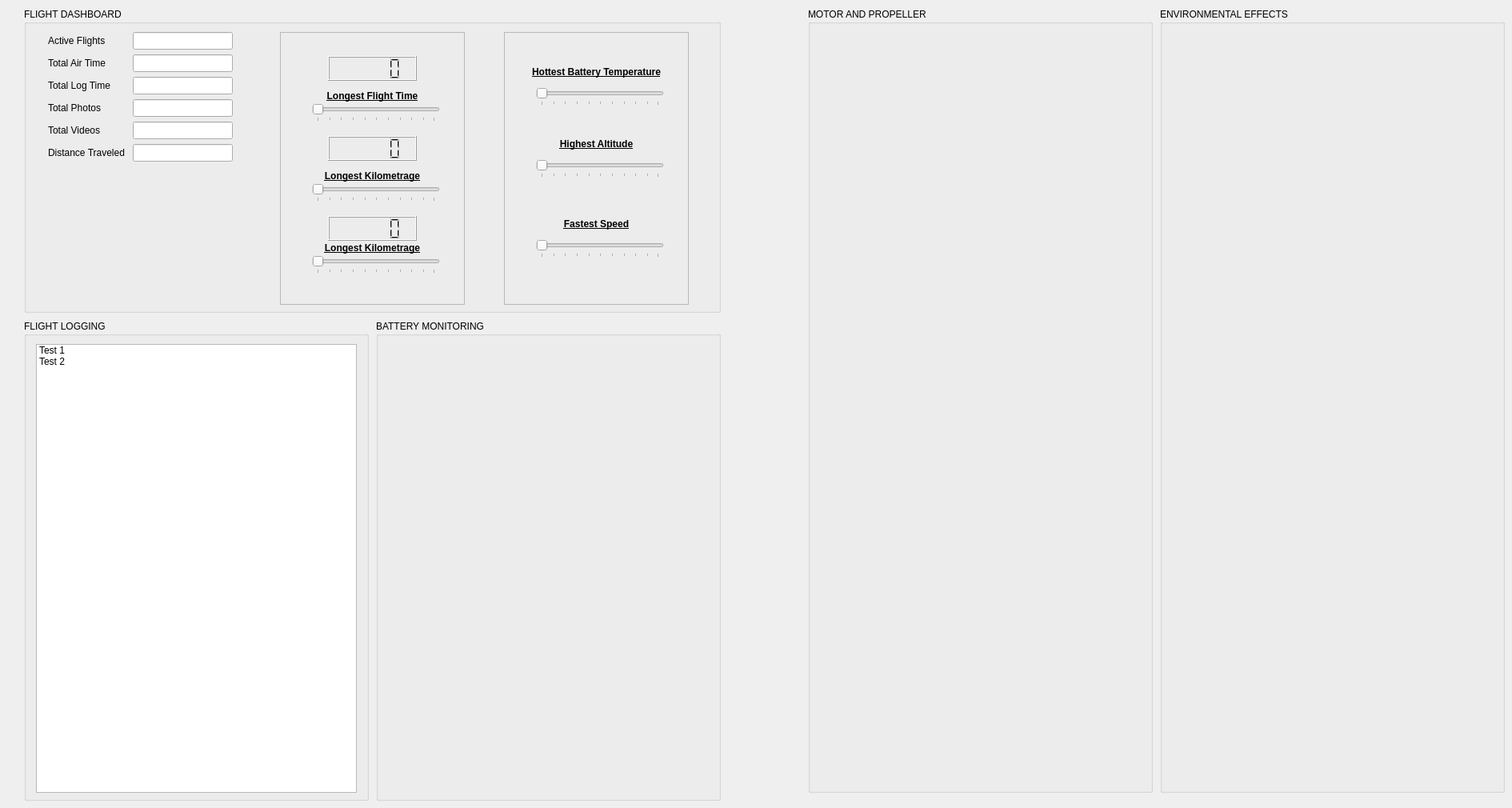
    <widget class="QWidget" name="tab_2">
     <attribute name="title">
      <string>MAINTENANCE REPORTING</string>
     </attribute>
     <widget class="QGroupBox" name="groupBox_3">
      <property name="geometry">
       <rect>
        <x>30</x>
        <y>10</y>
        <width>871</width>
        <height>381</height>
       </rect>
      </property>
      <property name="title">
       <string>FLIGHT DASHBOARD</string>
      </property>
      <widget class="QWidget" name="formLayoutWidget_7">
       <property name="geometry">
        <rect>
         <x>30</x>
         <y>30</y>
         <width>231</width>
         <height>341</height>
        </rect>
       </property>
       <layout class="QFormLayout" name="formLayout_7">
        <item row="0" column="0">
         <widget class="QLabel" name="activeFlightsLabel">
          <property name="text">
           <string>Active Flights</string>
          </property>
         </widget>
        </item>
        <item row="0" column="1">
         <widget class="QLineEdit" name="activeFlightsLineEdit"/>
        </item>
        <item row="1" column="0">
         <widget class="QLabel" name="totalAirTimeLabel">
          <property name="text">
           <string>Total Air Time</string>
          </property>
         </widget>
        </item>
        <item row="1" column="1">
         <widget class="QLineEdit" name="totalAirTimeLineEdit"/>
        </item>
        <item row="2" column="0">
         <widget class="QLabel" name="totalLogTimeLabel">
          <property name="text">
           <string>Total Log Time</string>
          </property>
         </widget>
        </item>
        <item row="2" column="1">
         <widget class="QLineEdit" name="totalLogTimeLineEdit"/>
        </item>
        <item row="3" column="0">
         <widget class="QLabel" name="totalPhotosLabel">
          <property name="text">
           <string>Total Photos</string>
          </property>
         </widget>
        </item>
        <item row="3" column="1">
         <widget class="QLineEdit" name="totalPhotosLineEdit"/>
        </item>
        <item row="4" column="0">
         <widget class="QLabel" name="totalVideosLabel">
          <property name="text">
           <string>Total Videos</string>
          </property>
         </widget>
        </item>
        <item row="4" column="1">
         <widget class="QLineEdit" name="totalVideosLineEdit"/>
        </item>
        <item row="5" column="0">
         <widget class="QLabel" name="totalDistanceTraveledLabel">
          <property name="text">
           <string>Distance Traveled </string>
          </property>
         </widget>
        </item>
        <item row="5" column="1">
         <widget class="QLineEdit" name="totalDistanceTraveledLineEdit"/>
        </item>
       </layout>
      </widget>
      <widget class="QFrame" name="frame_5">
       <property name="geometry">
        <rect>
         <x>320</x>
         <y>30</y>
         <width>231</width>
         <height>341</height>
        </rect>
       </property>
       <property name="frameShape">
        <enum>QFrame::StyledPanel</enum>
       </property>
       <property name="frameShadow">
        <enum>QFrame::Raised</enum>
       </property>
       <widget class="QSlider" name="horizontalSlider">
        <property name="enabled">
         <bool>true</bool>
        </property>
        <property name="geometry">
         <rect>
          <x>40</x>
          <y>90</y>
          <width>160</width>
          <height>22</height>
         </rect>
        </property>
        <property name="orientation">
         <enum>Qt::Horizontal</enum>
        </property>
        <property name="tickPosition">
         <enum>QSlider::TicksBelow</enum>
        </property>
       </widget>
       <widget class="QSlider" name="horizontalSlider_2">
        <property name="geometry">
         <rect>
          <x>40</x>
          <y>190</y>
          <width>160</width>
          <height>22</height>
         </rect>
        </property>
        <property name="orientation">
         <enum>Qt::Horizontal</enum>
        </property>
        <property name="tickPosition">
         <enum>QSlider::TicksBelow</enum>
        </property>
       </widget>
       <widget class="QLabel" name="label_11">
        <property name="geometry">
         <rect>
          <x>0</x>
          <y>70</y>
          <width>231</width>
          <height>20</height>
         </rect>
        </property>
        <property name="font">
         <font>
          <weight>75</weight>
          <bold>true</bold>
          <underline>true</underline>
         </font>
        </property>
        <property name="text">
         <string>Longest Flight Time</string>
        </property>
        <property name="alignment">
         <set>Qt::AlignCenter</set>
        </property>
       </widget>
       <widget class="QLabel" name="label_12">
        <property name="geometry">
         <rect>
          <x>0</x>
          <y>170</y>
          <width>231</width>
          <height>20</height>
         </rect>
        </property>
        <property name="font">
         <font>
          <weight>75</weight>
          <bold>true</bold>
          <underline>true</underline>
         </font>
        </property>
        <property name="text">
         <string>Longest Kilometrage</string>
        </property>
        <property name="alignment">
         <set>Qt::AlignCenter</set>
        </property>
       </widget>
       <widget class="QLabel" name="label_15">
        <property name="geometry">
         <rect>
          <x>0</x>
          <y>260</y>
          <width>231</width>
          <height>20</height>
         </rect>
        </property>
        <property name="font">
         <font>
          <weight>75</weight>
          <bold>true</bold>
          <underline>true</underline>
         </font>
        </property>
        <property name="text">
         <string>Longest Kilometrage</string>
        </property>
        <property name="alignment">
         <set>Qt::AlignCenter</set>
        </property>
       </widget>
       <widget class="QSlider" name="horizontalSlider_3">
        <property name="geometry">
         <rect>
          <x>40</x>
          <y>280</y>
          <width>160</width>
          <height>22</height>
         </rect>
        </property>
        <property name="orientation">
         <enum>Qt::Horizontal</enum>
        </property>
        <property name="tickPosition">
         <enum>QSlider::TicksBelow</enum>
        </property>
       </widget>
       <widget class="QLCDNumber" name="lcdNumber_2">
        <property name="geometry">
         <rect>
          <x>60</x>
          <y>130</y>
          <width>111</width>
          <height>31</height>
         </rect>
        </property>
        <property name="font">
         <font>
          <weight>75</weight>
          <bold>true</bold>
         </font>
        </property>
        <property name="frameShadow">
         <enum>QFrame::Raised</enum>
        </property>
       </widget>
       <widget class="QLCDNumber" name="lcdNumber_4">
        <property name="geometry">
         <rect>
          <x>60</x>
          <y>30</y>
          <width>111</width>
          <height>31</height>
         </rect>
        </property>
        <property name="font">
         <font>
          <weight>75</weight>
          <bold>true</bold>
         </font>
        </property>
        <property name="frameShadow">
         <enum>QFrame::Raised</enum>
        </property>
       </widget>
       <widget class="QLCDNumber" name="lcdNumber_5">
        <property name="geometry">
         <rect>
          <x>60</x>
          <y>230</y>
          <width>111</width>
          <height>31</height>
         </rect>
        </property>
        <property name="font">
         <font>
          <weight>75</weight>
          <bold>true</bold>
         </font>
        </property>
        <property name="frameShadow">
         <enum>QFrame::Raised</enum>
        </property>
       </widget>
      </widget>
      <widget class="QFrame" name="frame_6">
       <property name="geometry">
        <rect>
         <x>600</x>
         <y>30</y>
         <width>231</width>
         <height>341</height>
        </rect>
       </property>
       <property name="frameShape">
        <enum>QFrame::StyledPanel</enum>
       </property>
       <property name="frameShadow">
        <enum>QFrame::Raised</enum>
       </property>
       <widget class="QSlider" name="horizontalSlider_4">
        <property name="enabled">
         <bool>true</bool>
        </property>
        <property name="geometry">
         <rect>
          <x>40</x>
          <y>70</y>
          <width>160</width>
          <height>22</height>
         </rect>
        </property>
        <property name="orientation">
         <enum>Qt::Horizontal</enum>
        </property>
        <property name="tickPosition">
         <enum>QSlider::TicksBelow</enum>
        </property>
       </widget>
       <widget class="QSlider" name="horizontalSlider_5">
        <property name="geometry">
         <rect>
          <x>40</x>
          <y>160</y>
          <width>160</width>
          <height>22</height>
         </rect>
        </property>
        <property name="orientation">
         <enum>Qt::Horizontal</enum>
        </property>
        <property name="tickPosition">
         <enum>QSlider::TicksBelow</enum>
        </property>
       </widget>
       <widget class="QLabel" name="label_16">
        <property name="geometry">
         <rect>
          <x>0</x>
          <y>40</y>
          <width>231</width>
          <height>20</height>
         </rect>
        </property>
        <property name="font">
         <font>
          <weight>75</weight>
          <bold>true</bold>
          <underline>true</underline>
         </font>
        </property>
        <property name="text">
         <string>Hottest Battery Temperature</string>
        </property>
        <property name="alignment">
         <set>Qt::AlignCenter</set>
        </property>
       </widget>
       <widget class="QLabel" name="label_17">
        <property name="geometry">
         <rect>
          <x>0</x>
          <y>130</y>
          <width>231</width>
          <height>20</height>
         </rect>
        </property>
        <property name="font">
         <font>
          <weight>75</weight>
          <bold>true</bold>
          <underline>true</underline>
         </font>
        </property>
        <property name="text">
         <string>Highest Altitude</string>
        </property>
        <property name="alignment">
         <set>Qt::AlignCenter</set>
        </property>
       </widget>
       <widget class="QLabel" name="label_18">
        <property name="geometry">
         <rect>
          <x>0</x>
          <y>230</y>
          <width>231</width>
          <height>20</height>
         </rect>
        </property>
        <property name="font">
         <font>
          <weight>75</weight>
          <bold>true</bold>
          <underline>true</underline>
         </font>
        </property>
        <property name="text">
         <string>Fastest Speed</string>
        </property>
        <property name="alignment">
         <set>Qt::AlignCenter</set>
        </property>
       </widget>
       <widget class="QSlider" name="horizontalSlider_6">
        <property name="geometry">
         <rect>
          <x>40</x>
          <y>260</y>
          <width>160</width>
          <height>22</height>
         </rect>
        </property>
        <property name="orientation">
         <enum>Qt::Horizontal</enum>
        </property>
        <property name="tickPosition">
         <enum>QSlider::TicksBelow</enum>
        </property>
       </widget>
      </widget>
     </widget>
     <widget class="QGroupBox" name="groupBox_4">
      <property name="geometry">
       <rect>
        <x>30</x>
        <y>400</y>
        <width>431</width>
        <height>601</height>
       </rect>
      </property>
      <property name="title">
       <string>FLIGHT LOGGING</string>
      </property>
      <widget class="QListWidget" name="listWidget">
       <property name="geometry">
        <rect>
         <x>15</x>
         <y>30</y>
         <width>401</width>
         <height>561</height>
        </rect>
       </property>
       <property name="horizontalScrollBarPolicy">
        <enum>Qt::ScrollBarAlwaysOff</enum>
       </property>
       <item>
        <property name="text">
         <string>Test 1 </string>
        </property>
       </item>
       <item>
        <property name="text">
         <string>Test 2</string>
        </property>
       </item>
      </widget>
     </widget>
     <widget class="QGroupBox" name="groupBox_5">
      <property name="geometry">
       <rect>
        <x>470</x>
        <y>400</y>
        <width>431</width>
        <height>601</height>
       </rect>
      </property>
      <property name="title">
       <string>BATTERY MONITORING</string>
      </property>
     </widget>
     <widget class="QGroupBox" name="groupBox_6">
      <property name="geometry">
       <rect>
        <x>1010</x>
        <y>10</y>
        <width>431</width>
        <height>981</height>
       </rect>
      </property>
      <property name="title">
       <string>MOTOR AND PROPELLER</string>
      </property>
     </widget>
     <widget class="QGroupBox" name="groupBox_7">
      <property name="geometry">
       <rect>
        <x>1450</x>
        <y>10</y>
        <width>431</width>
        <height>981</height>
       </rect>
      </property>
      <property name="title">
       <string>ENVIRONMENTAL EFFECTS</string>
      </property>
     </widget>
    </widget>
